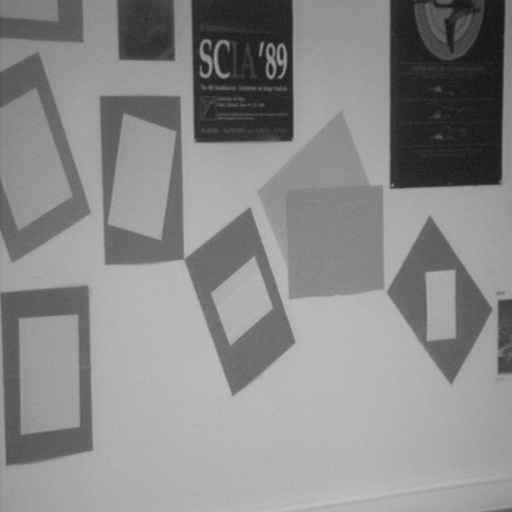
//> input picture T4/poster.pgm, 512 x 512 px
$ ./T3   (built with g++ and OpenCV 4, older OpenCV classes emulated)
//> lines starting //> are read from the running program, lines starting //| are printed output that depends on the picture
### T4/src/FuncAux.h
/*
 * FuncAux.h
 *
 *  Created on: 26/02/2015
 *      Author: Jaime. David.
 */

#ifndef FUNCAUX_H_
#define FUNCAUX_H_

void mostrarImagen(std::string tituloFoto, cv::Mat imagen, bool espera);
double calcularCorreccionX(std::vector<cv::Point2f> im1,
		std::vector<cv::Point2f> im2);
double calcularCorreccionY(std::vector<cv::Point2f> im1,
		std::vector<cv::Point2f> im2);
double calcularAnchura(std::vector<cv::Point2f> im1,
		std::vector<cv::Point2f> im2);
double calcularAltura(std::vector<cv::Point2f> im1,
		std::vector<cv::Point2f> im2);
int testingPanorama();
cv::Mat getPanorama(cv::Mat nueva, cv::Mat estatica, int detectorType,
		int matcherType, bool log);
void panoramaDisco(int detector, int matcher);
void panoramaPortatilTecla(int detector, int matcher);
void panoramaPortatilAutomatico(int detector, int matcher);

#endif /* FUNCAUX_H_ */

### T4/src/FuncAux.cpp
/*
 * FuncAux.cpp
 *
 *  Created on: 08/03/2015
 *      Author: Jaime. David.
 */

#include <stdio.h>
#include <iostream>
#include <ctime>
#include "opencv2/core/core.hpp"
#include "opencv2/features2d/features2d.hpp"
#include "opencv2/highgui/highgui.hpp"
#include "opencv2/nonfree/nonfree.hpp"
#include "opencv2/calib3d/calib3d.hpp"
#include "opencv2/imgproc/imgproc.hpp"

using namespace cv;

/*
 * Funci髇 mostrarImagen del Trabajo 4 de Visi髇 por computador
 * Muestra una imagen "imagen" en un marco con titulo "tituloFoto" y
 * si el booleano espera es true, a馻de la posibilidad de no avanzar
 * en el c骴igo si no se pulsa una tecla
 */

void mostrarImagen(String tituloFoto, Mat imagen, bool espera) {
	namedWindow(tituloFoto, WINDOW_AUTOSIZE);
	imshow(tituloFoto, imagen);
	if (espera) {
		while (waitKey(1) == -1) {
			//No avanza hasta que el individuo pulse una tecla
		}
	}
}

/*
 * Funci髇 calcularCorreccionX del trabajo 4 de Visi髇 por computador
 * En base a unos vectores de puntos que representan las esquinas de las dos
 * im醙enes que van a formar un panorama, calcula cu醠 es la correcci髇 en X
 * que va a tener dicho panorama
 */

// [9 lines left out: function calcularCorreccionX, not called in this run]

/*
 * Funci髇 calcularCorreccionY del trabajo 4 de Visi髇 por computador
 * En base a unos vectores de puntos que representan las esquinas de las dos
 * im醙enes que van a formar un panorama, calcula cu醠 es la correcci髇 en Y
 * que va a tener dicho panorama
 */

// [9 lines left out: function calcularCorreccionY, not called in this run]

/*
 * Funci髇 calcularAnchura del trabajo 4 de Visi髇 por computador
 * En base a unos vectores de puntos que representan las esquinas de las dos
 * im醙enes que van a formar un panorama, calcula cu醠 es la anchura de la
 * imagen que se va a formar comparando las esquinas 1 y 3 de ambas im醙enes
 */

double calcularAnchura(vector<Point2f> im1, vector<Point2f> im2) {
	return max(max(im1[1].x, im1[3].x), max(im2[1].x, im2[3].x));
}

/*
 * Funci髇 calcularAltura del trabajo 4 de Visi髇 por computador
 * En base a unos vectores de puntos que representan las esquinas de las dos
 * im醙enes que van a formar un panorama, calcula cu醠 es la altura de la
 * imagen que se va a formar comparando las esquinas 2 y 3 de ambas im醙enes
 */

double calcularAltura(vector<Point2f> im1, vector<Point2f> im2) {
	return max(max(im1[2].y, im1[3].y), max(im2[2].y, im2[3].y));
}

/*
 * Funci髇 testingPanorama del trabajo 4 de Visi髇 por computador
 * NO BORRAR AUNQUE NO SE USE, USA FLANN MATCHER, SE PUEDE USAR PARA
 * COMPARAR
 */

// [328 lines left out: functions testingPanorama, getGoodMatches, getDescriptors, getKeyPoints, not called in this run]
/*
 * Funci髇  del trabajo 4 de Visi髇 por computador
 * En base a unos vectores de puntos que representan las esquinas de las dos
 * im醙enes que van a formar un panorama, calcula cu醠 es la anchura de la
 * imagen que se va a formar comparando las esquinas 1 y 3 de ambas im醙enes
 */

// [195 lines left out: function getPanorama, not called in this run]

/*
 * Funci髇 panoramaPortatilAutomatico del trabajo 4 de Visi髇 por computador
 * Crea un panorama autom醫icamente con las fotos capturadas por la c醡ara del port醫il
 */

// [34 lines left out: function panoramaDisco, not called in this run]

/*
 * Funci髇 panoramaPortatilTecla del trabajo 4 de Visi髇 por computador
 * Con cada pulsaci髇 del teclado, toma una nueva foto para a馻dir al panorama
 * si se puede formar uno con la nueva foto tomada
 */

// [26 lines left out: function panoramaPortatilTecla, not called in this run]

/*
 * Funci髇 panoramaPortatilAutomatico del trabajo 4 de Visi髇 por computador
 * Crea un panorama autom醫icamente con las fotos capturadas por la c醡ara del port醫il
 */

// [17 lines left out: function panoramaPortatilAutomatico, not called in this run]

### T4/src/T3.cpp
/*
 * T3.cpp
 *
 *  Created on: 08/03/2015
 *      Author: Jaime. David.
 */

#define _USE_MATH_DEFINES // for C++
#include <cmath>
#include <opencv2/core/core.hpp>
#include <opencv2/highgui/highgui.hpp>
#include <opencv2/opencv.hpp>
#include <iostream>
#include <stdio.h>
#include <string>
#include "FuncAux.h"

using namespace std;
using namespace cv;

/* Variables globales */

/*
 * Función main del Trabajo 3 de Visión por Computador
 * Gestiona el funcionamiento principal del programa
 */

int main() {
	Mat image;
	int ksize = 3;
	int sigmax = 0;
	int sigmay = 0;
	int prof = CV_32F;
	int xorder = 0;
	int yorder = 0;
	int escala = -1;
	int delta = 0;

	//Lee la imagen
	image = imread("poster.pgm", CV_LOAD_IMAGE_GRAYSCALE);
//> image is the input picture: 512 rows x 512 cols, CV_8UC1; min 18, max 194, mean 137.6
	if (!image.data) {
		cout << "Could not open or find the image" << std::endl;
	} else {
		//Booleano para especificar que el programa espere en cada
		//foto o no
		bool espera = false;

		//Imagen original
		mostrarImagen("Original", image, espera);

		//Reducción de ruido con filtro Gausiano
		Mat gauss;
		GaussianBlur(image, gauss, Size(ksize, ksize), sigmax, sigmay,
				BORDER_DEFAULT);
		mostrarImagen("Filtro Gausiano", gauss, espera);

		//Gradiente horizontal
		Mat grad_x, grad_y;
		Mat abs_grad_x, abs_grad_y;
		xorder = 1;
		Sobel(gauss, grad_x, prof, xorder, yorder, ksize, escala, delta,
				BORDER_DEFAULT);
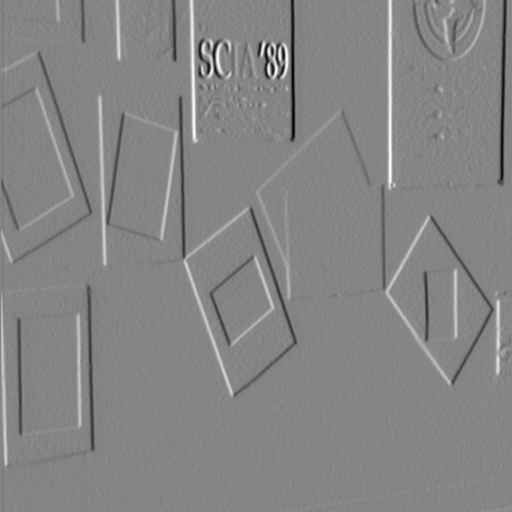
//> grad_x: 512 rows x 512 cols, CV_32FC1; min -305, max 279, mean -0.1; drawn with min black and max white

		//Gradiente vertical
		xorder = 0;
		yorder = 1;
		Sobel(gauss, grad_y, prof, xorder, yorder, ksize, escala, delta,
				BORDER_DEFAULT);
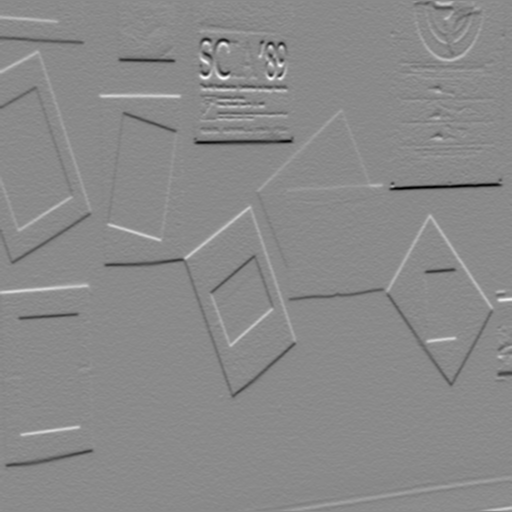
//> grad_y: 512 rows x 512 cols, CV_32FC1; min -299, max 252, mean -1.3; drawn with min black and max white

		//Aplicar corrección para mostrar por pantalla el gradiente
		Mat mostrar_grad_x, mostrar_grad_y;
		convertScaleAbs(grad_x, mostrar_grad_x, 0.5, 128);
		convertScaleAbs(grad_y, mostrar_grad_y, 0.5, 128);
		mostrarImagen("Gradiente x", mostrar_grad_x, espera);
		mostrarImagen("Gradiente y", mostrar_grad_y, espera);

		//Convertir los resultados parciales a CV_8U
		convertScaleAbs(grad_x, abs_grad_x);
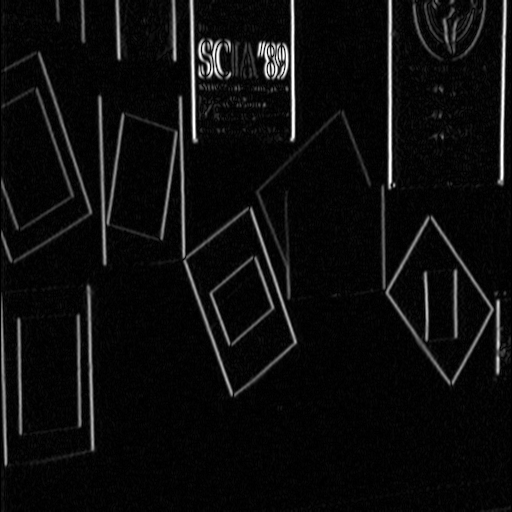
//> abs_grad_x: 512 rows x 512 cols, CV_8UC1; min 0, max 255, mean 12.8
		convertScaleAbs(grad_y, abs_grad_y);
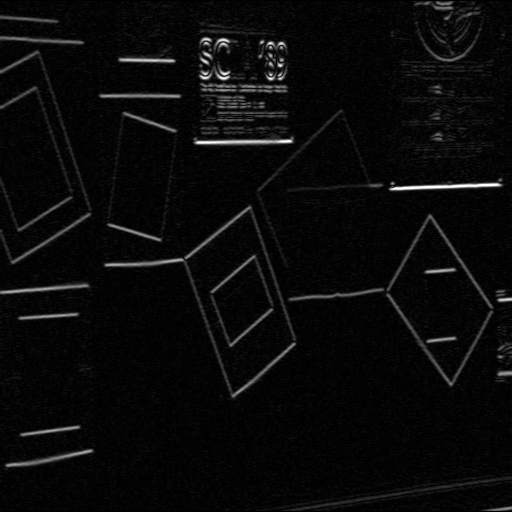
//> abs_grad_y: 512 rows x 512 cols, CV_8UC1; min 0, max 255, mean 9.5

		//Modulo
		Mat grad;
		magnitude(grad_x, grad_y, grad);
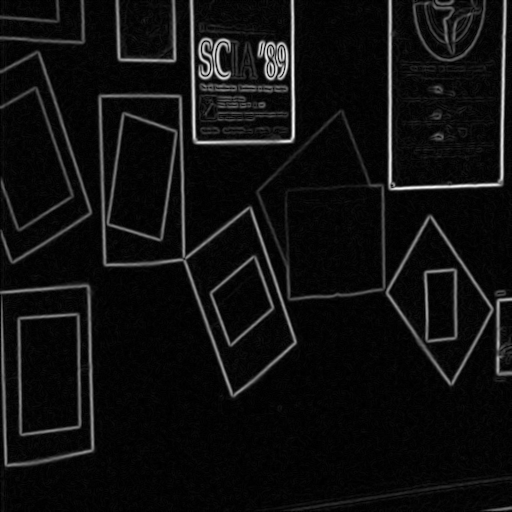
//> grad: 512 rows x 512 cols, CV_32FC1; min 0, max 305, mean 18.8; drawn with min black and max white

		//Corrección para mostrar
		Mat gradm;
		addWeighted(abs_grad_x, 0.5, abs_grad_y, 0.5, 0, gradm);
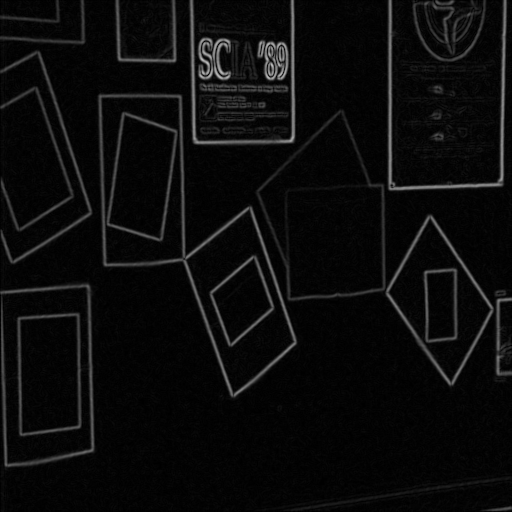
//> gradm: 512 rows x 512 cols, CV_8UC1; min 0, max 187, mean 11.2
		mostrarImagen("Modulo", gradm, espera);

		//Orientación
		Mat orientacion;
		phase(grad_x, grad_y, orientacion, false);
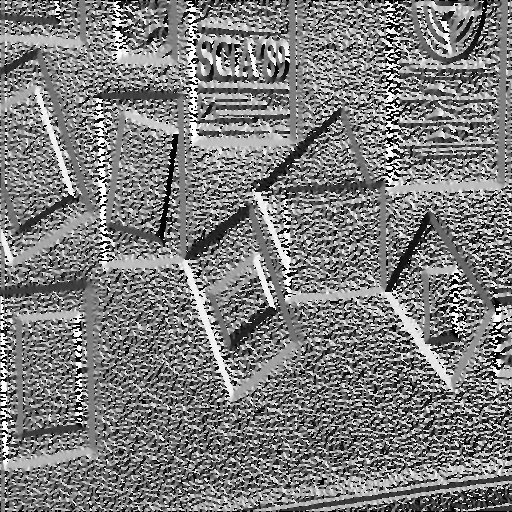
//> orientacion: 512 rows x 512 cols, CV_32FC1; min 0, max 6.28, mean 3.08; drawn with min black and max white

		//Corrección para mostrar la orientación
		Mat dest1;
		convertScaleAbs(orientacion, dest1, 128 / M_PI, 0);
		mostrarImagen("Orientacion", dest1, espera);

//> (the run ends here: the program needs code that is not available in this run, at `Mat fuga = calcularPuntoFuga(image, grad, orientacion, true, 100, true);`)
